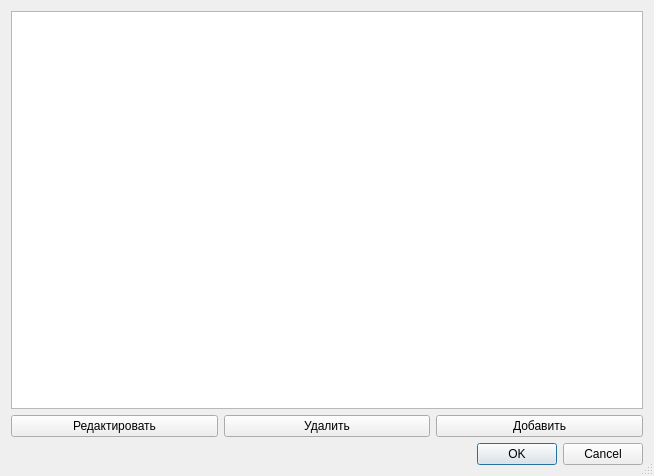
<?xml version="1.0" encoding="UTF-8"?>
<ui version="4.0">
 <class>TestsWindow</class>
 <widget class="QDialog" name="TestsWindow">
  <property name="geometry">
   <rect>
    <x>0</x>
    <y>0</y>
    <width>654</width>
    <height>476</height>
   </rect>
  </property>
  <property name="windowTitle">
   <string>Редактирование загруженных тестов</string>
  </property>
  <property name="sizeGripEnabled">
   <bool>true</bool>
  </property>
  <property name="modal">
   <bool>false</bool>
  </property>
  <layout class="QGridLayout" name="gridLayout">
   <item row="0" column="0">
    <layout class="QVBoxLayout" name="verticalLayout">
     <item>
      <widget class="QTableView" name="tableView"/>
     </item>
     <item>
      <layout class="QHBoxLayout" name="horizontalLayout_3">
       <item>
        <widget class="QPushButton" name="editTestBtn">
         <property name="text">
          <string>Редактировать</string>
         </property>
        </widget>
       </item>
       <item>
        <widget class="QPushButton" name="removeTestBtn">
         <property name="text">
          <string>Удалить</string>
         </property>
        </widget>
       </item>
       <item>
        <widget class="QPushButton" name="createTestBtn">
         <property name="text">
          <string>Добавить</string>
         </property>
        </widget>
       </item>
      </layout>
     </item>
    </layout>
   </item>
   <item row="1" column="0">
    <widget class="QDialogButtonBox" name="buttonBox">
     <property name="orientation">
      <enum>Qt::Horizontal</enum>
     </property>
     <property name="standardButtons">
      <set>QDialogButtonBox::Cancel|QDialogButtonBox::Ok</set>
     </property>
    </widget>
   </item>
  </layout>
 </widget>
 <resources/>
 <connections>
  <connection>
   <sender>buttonBox</sender>
   <signal>rejected()</signal>
   <receiver>TestsWindow</receiver>
   <slot>reject()</slot>
   <hints>
    <hint type="sourcelabel">
     <x>316</x>
     <y>260</y>
    </hint>
    <hint type="destinationlabel">
     <x>286</x>
     <y>274</y>
    </hint>
   </hints>
  </connection>
  <connection>
   <sender>buttonBox</sender>
   <signal>accepted()</signal>
   <receiver>TestsWindow</receiver>
   <slot>accept()</slot>
   <hints>
    <hint type="sourcelabel">
     <x>248</x>
     <y>254</y>
    </hint>
    <hint type="destinationlabel">
     <x>157</x>
     <y>274</y>
    </hint>
   </hints>
  </connection>
 </connections>
</ui>
